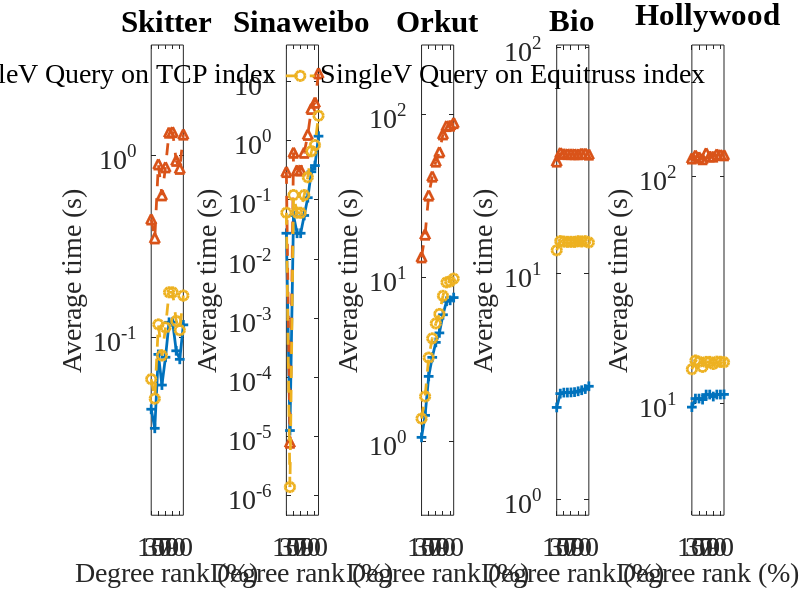

Source code (MATLAB): (Note: this script raises an error after producing the figure.)
close all;
clear;
load('singlev_k_compare.mat');
k_exact = k_exact_2;
num_graphs = 5;
num_columns = 5;
num_rows = 1;

title_string = {
    'Skitter' ...
    'Sinaweibo' ...
    'Orkut' ...        
    'Bio' ...
    'Hollywood'};
% Sequence on file:
% facebook, wiki, skitter, baidu, Livejournal, 
% orkut, sinaweibo, hollywood, bio
sequence = [3 7 6 9 8];
legend_string = {'SingleV Query on 2-level index'...
    'SingleV Query on TCP index'...
    'SingleV Query on Equitruss index'};

figure(1);
for idx = 1:numel(sequence)
    graph_i = sequence(idx);
    subplot(num_rows, num_columns, idx);
    plot((k_info(graph_i,1:10) + k_exact(graph_i,1:10)) / (1000 * 100), '-+', 'LineWidth', 2, 'Markers', 7); hold on;
    plot(k_tcp(graph_i,1:10) / (1000 * 100), '--^', 'LineWidth', 2, 'Markers', 7); hold on;
    plot(k_equi(graph_i,1:10) / (1000 * 100), '--o', 'LineWidth', 2, 'Markers', 7);
    
    xlim([1 10]);
    set(gca,'XTick',(1:2:10));
    set(gca,'XTickLabel',{'10'; '30'; '50'; '70'; '90'});
    set(gca, 'Fontname', 'Times New Roman', 'Fontsize', 20);
    set(gca, 'YScale', 'log');
    
    data = [k_equi(graph_i,1:10) / (1000 * 100), ...
        k_tcp(graph_i,1:10) / (1000 * 100), ...
        (k_info(graph_i,1:10) + k_exact(graph_i,1:10)) / (1000 * 100)];
    y_max = max(data);
    y_min = min(data);
    %y_min = max(y_min, 0.002);
    ylim([y_min/3, y_max*3]);
    xlabel_hand=xlabel({'Degree rank (%)';' '});
    set(xlabel_hand,'Fontname', 'Times New Roman', 'Fontsize', 20);
    ylabel_hand=ylabel('Average time (s)');
    set(ylabel_hand,'Fontname', 'Times New Roman', 'Fontsize', 20);
    title(title_string(idx));
end

legend_hand = legend(legend_string,...
    'Orientation', 'horizontal',...
    'Position', [0.1 0 0.8 0.06]);
set(legend_hand,'Fontname', 'Times New Roman', ...
    'Fontsize', 20, 'box', 'off');

fig = gcf;
fig.PaperUnits = 'inches';
fig.PaperSize = [16 4];
fig.PaperPosition = [-1.5 0 19 4];
print('singlev_k_compare_small.pdf', '-dpdf')